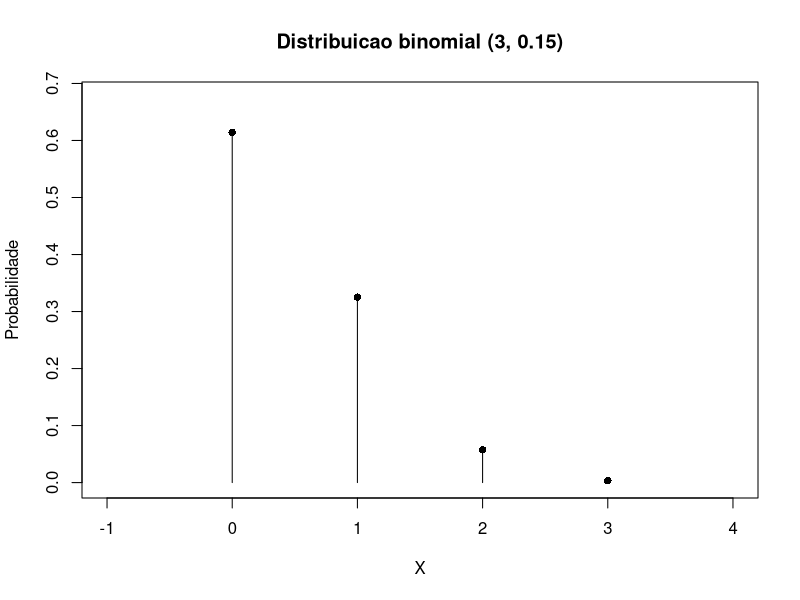

Generate this figure with R:
sink("exemplo01_binomial.txt") 
n <- 3
p <- 0.15
cat("X ~ binomial (",n,", ",p,")\n",sep="")
m <- n*p
dp <- sqrt(n*p*(1-p))
cat("Media de X =",m,"\n")
cat("Desvio-padrao de X =",dp,"\n\n")
px0 <- dbinom(x=0,size=n,prob=p)
px1 <- dbinom(x=1,size=n,prob=p)
px2 <- dbinom(x=2,size=n,prob=p)
px3 <- dbinom(x=3,size=n,prob=p)
cat("P(X = 0) =",px0,"\n")
cat("P(X = 1) =",px1,"\n")
cat("P(X = 2) =",px2,"\n")
cat("P(X = 3) =",px3,"\n")
cat("\nP(X = 0) + P(X = 1) + P(X = 2) + P(X = 3) =", 
    px0+px1+px2+px3, "\n")
# lower.tail: logical; if TRUE (default), probabilities are P[X <= x], 
#                      otherwise, P[X > x]
px01 <- pbinom(q=1,size=n,prob=p,lower.tail=TRUE)
cat("P(X = 0) + P(X = 1) =", px01, "\n")
px23 <- pbinom(q=1,size=n,prob=p,lower.tail=FALSE)
cat("P(X = 2) + P(X = 3) =", px23, "\n")
sink()
png("exemplo01_binomial.png")
X <- 0:n
probs <- dbinom(x=X,size=n,prob=p)
plot(X,
     probs,
     type="h",
     xlim=c(-1,n+1),
     ylim=c(0,1.1*max(probs)), 
     main=paste0("Distribuicao binomial (",n,", ",p,")"),
     lwd=1,
     col="black",
     ylab="Probabilidade")
points(X,probs,pch=16,cex=1,col="black")
dev.off()
